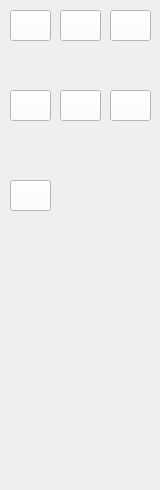
<?xml version="1.0" encoding="UTF-8"?>
<ui version="4.0">
 <class>Widget_AllGates</class>
 <widget class="QWidget" name="Widget_AllGates">
  <property name="geometry">
   <rect>
    <x>0</x>
    <y>0</y>
    <width>160</width>
    <height>490</height>
   </rect>
  </property>
  <property name="windowTitle">
   <string>Form</string>
  </property>
  <widget class="QPushButton" name="btn_orGate">
   <property name="geometry">
    <rect>
     <x>10</x>
     <y>10</y>
     <width>41</width>
     <height>31</height>
    </rect>
   </property>
   <property name="styleSheet">
    <string notr="true">background-color: rgb(255, 255, 255);</string>
   </property>
   <property name="text">
    <string/>
   </property>
   <property name="icon">
    <iconset resource="resouces.qrc">
     <normaloff>:/Resources/Button Icons/icon-gate-or.png</normaloff>:/Resources/Button Icons/icon-gate-or.png</iconset>
   </property>
   <property name="iconSize">
    <size>
     <width>27</width>
     <height>32</height>
    </size>
   </property>
  </widget>
  <widget class="QPushButton" name="btn_sourceGate">
   <property name="geometry">
    <rect>
     <x>10</x>
     <y>90</y>
     <width>41</width>
     <height>31</height>
    </rect>
   </property>
   <property name="styleSheet">
    <string notr="true">background-color: rgb(255, 255, 255);</string>
   </property>
   <property name="text">
    <string/>
   </property>
   <property name="icon">
    <iconset resource="resouces.qrc">
     <normaloff>:/Resources/Button Icons/icon-gate-output.png</normaloff>:/Resources/Button Icons/icon-gate-output.png</iconset>
   </property>
   <property name="iconSize">
    <size>
     <width>32</width>
     <height>32</height>
    </size>
   </property>
  </widget>
  <widget class="QPushButton" name="btn_andGate">
   <property name="geometry">
    <rect>
     <x>110</x>
     <y>10</y>
     <width>41</width>
     <height>31</height>
    </rect>
   </property>
   <property name="autoFillBackground">
    <bool>false</bool>
   </property>
   <property name="styleSheet">
    <string notr="true">background-color: rgb(255, 255, 255);</string>
   </property>
   <property name="text">
    <string/>
   </property>
   <property name="icon">
    <iconset resource="resouces.qrc">
     <normaloff>:/Resources/Button Icons/icon-gate-and.png</normaloff>:/Resources/Button Icons/icon-gate-and.png</iconset>
   </property>
   <property name="iconSize">
    <size>
     <width>25</width>
     <height>32</height>
    </size>
   </property>
  </widget>
  <widget class="QPushButton" name="btn_gateCollection">
   <property name="geometry">
    <rect>
     <x>10</x>
     <y>180</y>
     <width>41</width>
     <height>31</height>
    </rect>
   </property>
   <property name="autoFillBackground">
    <bool>false</bool>
   </property>
   <property name="styleSheet">
    <string notr="true">background-color: rgb(255, 255, 255);</string>
   </property>
   <property name="text">
    <string/>
   </property>
   <property name="icon">
    <iconset resource="resouces.qrc">
     <normaloff>:/Resources/Button Icons/icon-gate-collection.png</normaloff>:/Resources/Button Icons/icon-gate-collection.png</iconset>
   </property>
   <property name="iconSize">
    <size>
     <width>25</width>
     <height>25</height>
    </size>
   </property>
  </widget>
  <widget class="QPushButton" name="btn_notGate">
   <property name="geometry">
    <rect>
     <x>60</x>
     <y>10</y>
     <width>41</width>
     <height>31</height>
    </rect>
   </property>
   <property name="styleSheet">
    <string notr="true">background-color: rgb(255, 255, 255);</string>
   </property>
   <property name="text">
    <string/>
   </property>
   <property name="icon">
    <iconset resource="resouces.qrc">
     <normaloff>:/Resources/Button Icons/icon-gate-not.png</normaloff>:/Resources/Button Icons/icon-gate-not.png</iconset>
   </property>
   <property name="iconSize">
    <size>
     <width>29</width>
     <height>32</height>
    </size>
   </property>
  </widget>
  <widget class="QPushButton" name="btn_recieverGate">
   <property name="geometry">
    <rect>
     <x>60</x>
     <y>90</y>
     <width>41</width>
     <height>31</height>
    </rect>
   </property>
   <property name="styleSheet">
    <string notr="true">background-color: rgb(255, 255, 255);</string>
   </property>
   <property name="text">
    <string/>
   </property>
   <property name="icon">
    <iconset resource="resouces.qrc">
     <normaloff>:/Resources/Button Icons/icon-gate-input.png</normaloff>:/Resources/Button Icons/icon-gate-input.png</iconset>
   </property>
   <property name="iconSize">
    <size>
     <width>32</width>
     <height>32</height>
    </size>
   </property>
  </widget>
  <widget class="QPushButton" name="btn_test">
   <property name="geometry">
    <rect>
     <x>110</x>
     <y>90</y>
     <width>41</width>
     <height>31</height>
    </rect>
   </property>
   <property name="styleSheet">
    <string notr="true">background-color: rgb(255, 255, 255);</string>
   </property>
   <property name="text">
    <string/>
   </property>
   <property name="iconSize">
    <size>
     <width>32</width>
     <height>32</height>
    </size>
   </property>
  </widget>
 </widget>
 <resources>
  <include location="resouces.qrc"/>
 </resources>
 <connections/>
</ui>
